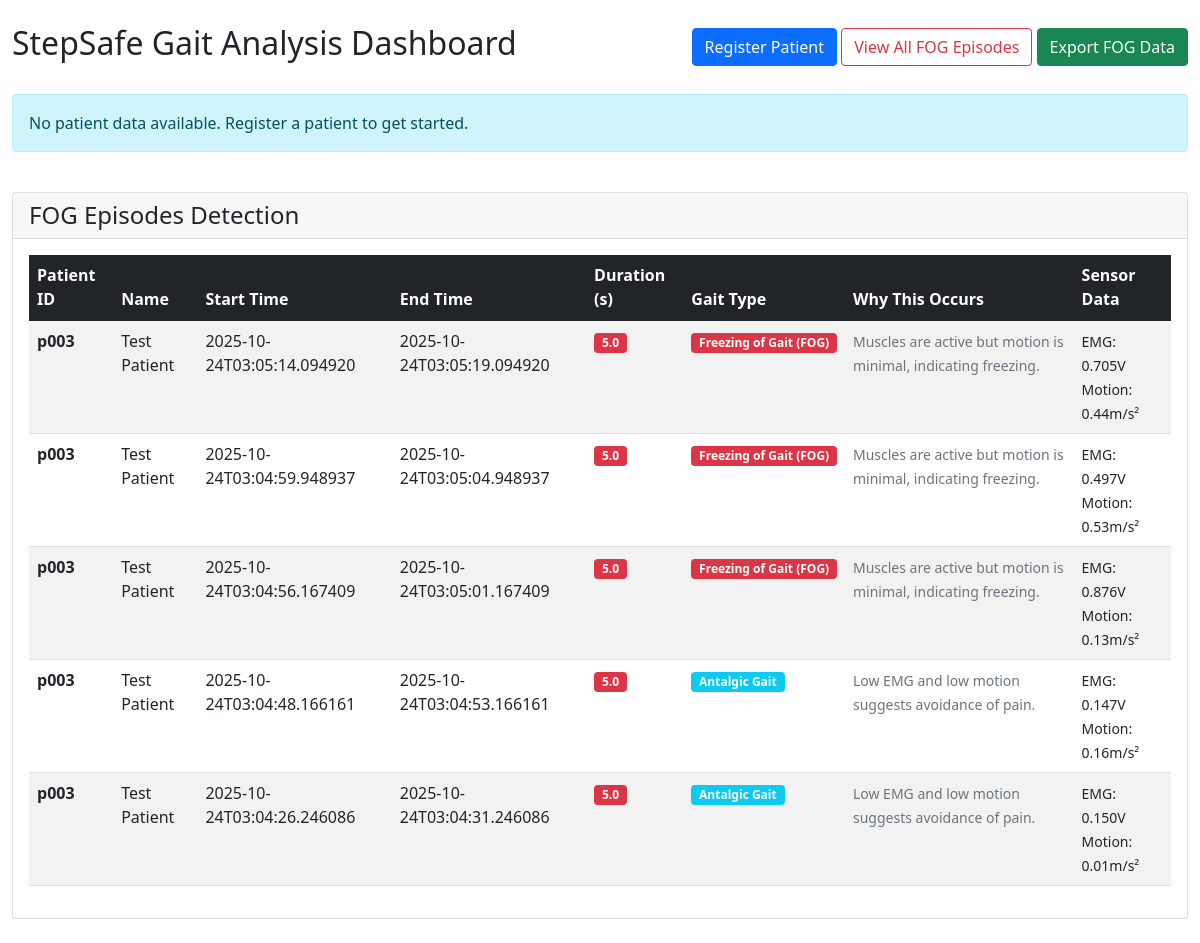
The page / on the database its author committed.
### tables this page shows
CREATE TABLE fog_episodes (
            id INTEGER PRIMARY KEY AUTOINCREMENT,
            patient_id TEXT,
            name TEXT,
            episode_start TEXT,
            episode_end TEXT,
            duration_s REAL,
            avg_emg REAL,
            avg_motion REAL,
            gait_type TEXT,
            reason TEXT,
            created_at TEXT
        );

### cloudpatent.py (the view)
@app.route("/")
def dashboard():
    conn = sqlite3.connect(DB_NAME)
    c = conn.cursor()
    c.execute("""
        SELECT patient_id, name, episode_start, episode_end, duration_s, gait_type, avg_emg, avg_motion, reason
        FROM fog_episodes ORDER BY episode_start DESC LIMIT 50
    """)
    data = c.fetchall()
    conn.close()
    fog_episodes = [
        {
            "patient_id": d[0],
            "name": d[1],
            "start": d[2],
            "end": d[3],
            "duration": d[4],
            "gait_type": d[5],
            "avg_emg": d[6],
            "avg_motion": d[7],
            "gait_reason": d[8]
        } for d in data
    ]
    patients_data = {}
    for pid, b in buffers.items():
        if b["meta"].get("name"):
            patients_data[pid] = b["meta"]
    return render_template("dashboard.html", patients_data=patients_data, fog_episodes=fog_episodes)

### templates/dashboard.html (shortened to what this page needs)
<!DOCTYPE html>
<html>
<head>
    <link href="https://cdn.jsdelivr.net/npm/bootstrap@5.1.3/dist/css/bootstrap.min.css" rel="stylesheet">
</head>
<body>
    <div class="container-fluid py-4">
        <div class="d-flex justify-content-between align-items-center mb-4">
            <h1 class="h2">StepSafe Gait Analysis Dashboard</h1>
            <div>
                <a href="/register.html" class="btn btn-primary">Register Patient</a>
                <a href="/episodes.html" class="btn btn-outline-danger">View All FOG Episodes</a>
                <a href="/export_fog_episodes_csv" class="btn btn-success">Export FOG Data</a>
            </div>
        </div>
        <div class="row mb-4">
            {% for patient_id, data in patients_data.items() %}
            <div class="col-md-6 col-lg-4 mb-3">
                <div class="card patient-card">
                    <div class="card-body">
                        <h5 class="card-title">{{ data.name }}</h5>
                        <p class="card-text">
                            <small class="text-muted">ID: {{ patient_id }} | Age: {{ data.age }}</small><br>
                            <strong>Device:</strong> {{ data.device_id }}<br>
                            <strong>Last Updated:</strong> {{ data.session_time_iso[:19] }}<br>
                            <strong>Status:</strong> <span class="badge bg-success">Active</span>
                        </p>
                        <a href="/export_csv/{{ patient_id }}" class="btn btn-sm btn-outline-primary">Export CSV</a>
                    </div>
                </div>
            </div>
            {% else %}
            <div class="col-12">
                <div class="alert alert-info">No patient data available. Register a patient to get started.</div>
            </div>
            {% endfor %}
        </div>
        <div class="card">
            <div class="card-header">
                <h4 class="mb-0">FOG Episodes Detection</h4>
            </div>
            <div class="card-body">
                {% if fog_episodes %}
                <div class="table-responsive">
                    <table class="table table-striped table-hover">
                        <thead class="table-dark">
                            <tr>
                                <th>Patient ID</th>
                                <th>Name</th>
                                <th>Start Time</th>
                                <th>End Time</th>
                                <th>Duration (s)</th>
                                <th>Gait Type</th>
                                <th>Why This Occurs</th>
                                <th>Sensor Data</th>
                            </tr>
                        </thead>
                        <tbody>
                            {% for episode in fog_episodes %}
                            <tr>
                                <td><strong>{{ episode.patient_id }}</strong></td>
                                <td>{{ episode.name }}</td>
                                <td>{{ episode.start }}</td>
                                <td>{{ episode.end }}</td>
                                <td><span class="badge bg-danger">{{ "%.1f"|format(episode.duration) }}</span></td>
                                <td>
                                    <span class="badge {% if 'FOG' in episode.gait_type %}bg-danger{% else %}bg-info{% endif %}">
                                        {{ episode.gait_type }}
                                    </span>
                                </td>
                                <td><small class="text-muted">{{ episode.gait_reason }}</small></td>
                                <td>
                                    <small>
                                        EMG: {{ "%.3f"|format(episode.avg_emg) }}V<br>
                                        Motion: {{ "%.2f"|format(episode.avg_motion) }}m/s²
                                    </small>
                                </td>
                            </tr>
                            {% endfor %}
                        </tbody>
                    </table>
                </div>
                {% else %}
                <div class="alert alert-info text-center">
                    No FOG episodes detected yet. Data will appear here when FOG events occur.
                </div>
                {% endif %}
            </div>
        </div>
    </div>
</body>
</html>

### rows shown on the page
fog_episodes: patient_id "p003", name "Test Patient", start "2025-10-24T03:05:14.094920", end "2025-10-24T03:05:19.094920", duration "5.0", gait_type "Freezing of Gait (FOG)", gait_reason "Muscles are active but motion is minimal, indicating freezing.", avg_emg "0.705", avg_motion "0.44"
fog_episodes: patient_id "p003", name "Test Patient", start "2025-10-24T03:04:59.948937", end "2025-10-24T03:05:04.948937", duration "5.0", gait_type "Freezing of Gait (FOG)", gait_reason "Muscles are active but motion is minimal, indicating freezing.", avg_emg "0.497", avg_motion "0.53"
fog_episodes: patient_id "p003", name "Test Patient", start "2025-10-24T03:04:56.167409", end "2025-10-24T03:05:01.167409", duration "5.0", gait_type "Freezing of Gait (FOG)", gait_reason "Muscles are active but motion is minimal, indicating freezing.", avg_emg "0.876", avg_motion "0.13"
fog_episodes: patient_id "p003", name "Test Patient", start "2025-10-24T03:04:48.166161", end "2025-10-24T03:04:53.166161", duration "5.0", gait_type "Antalgic Gait", gait_reason "Low EMG and low motion suggests avoidance of pain.", avg_emg "0.147", avg_motion "0.16"
fog_episodes: patient_id "p003", name "Test Patient", start "2025-10-24T03:04:26.246086", end "2025-10-24T03:04:31.246086", duration "5.0", gait_type "Antalgic Gait", gait_reason "Low EMG and low motion suggests avoidance of pain.", avg_emg "0.150", avg_motion "0.01"
